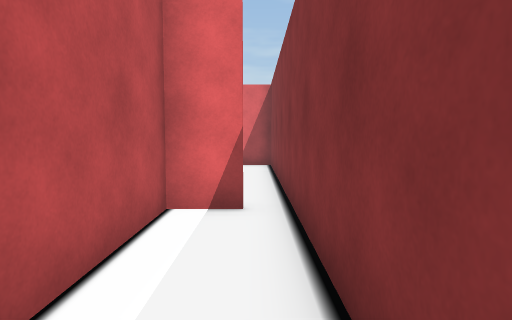
[1] (above)

24 first-person views from a walk through a 3-D level made in the Unity game engine. The camera is 1.2 m above the floor, tilts 4° down and sees 75° across. The floor is counted in squares, 1 m on a side. Each view is taken from the middle of a square. On the plan, view 1 faces up. The plan holds only what a view shows up to about 14 squares ahead; the rest is blank.

[2]
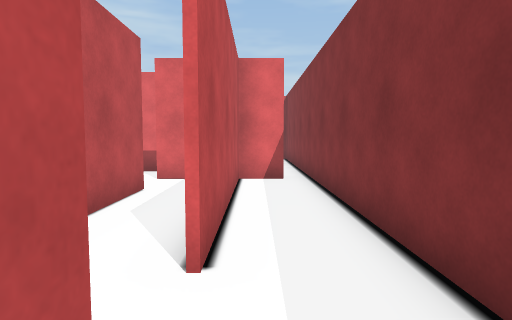

[3]
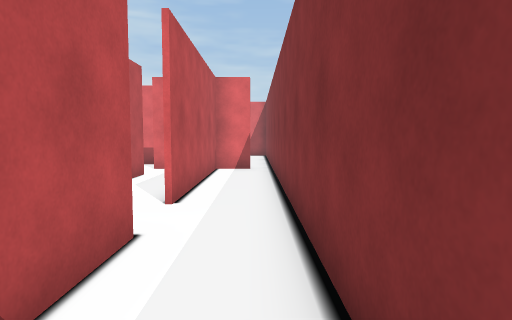

[4]
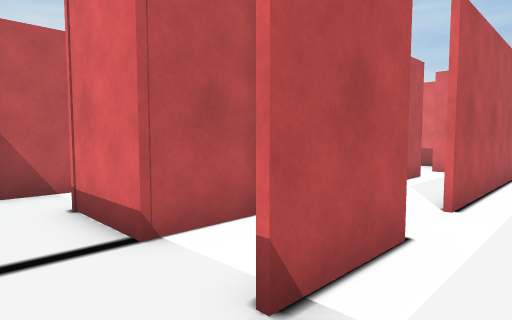

[5]
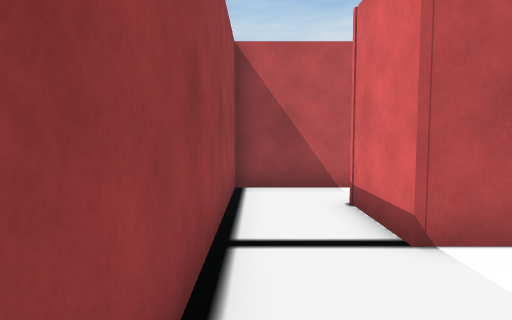

[6]
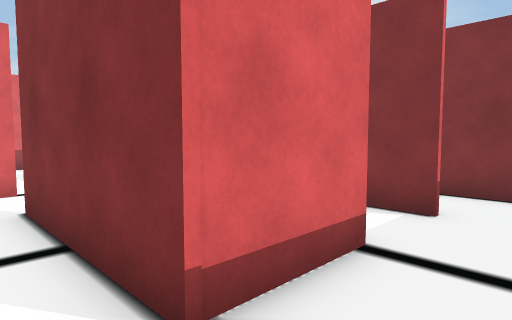

[7]
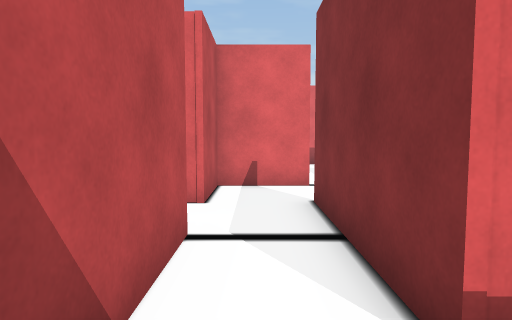

[8]
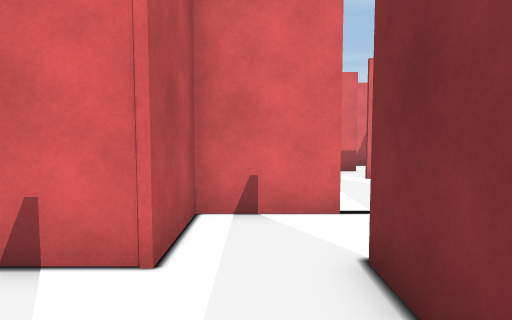

[9]
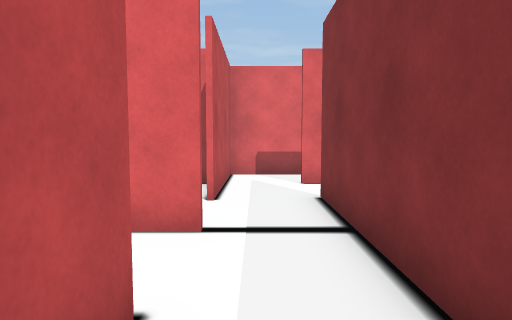

[10]
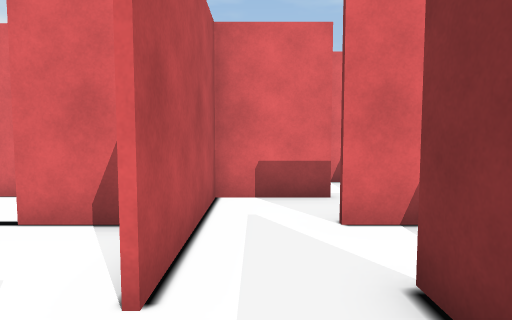

[11]
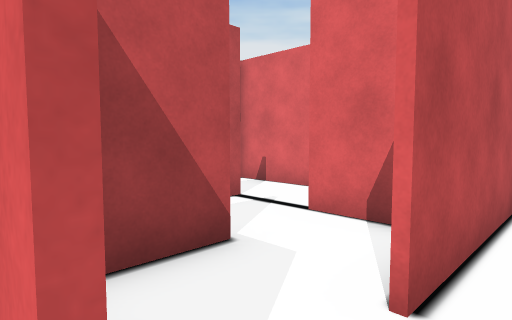

[12]
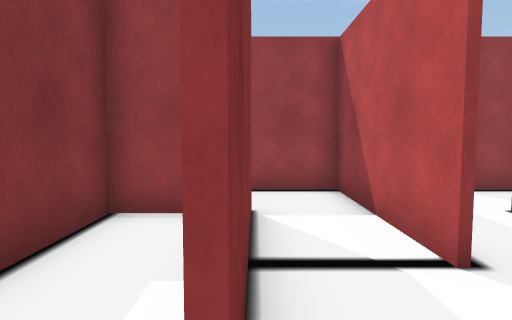

[13]
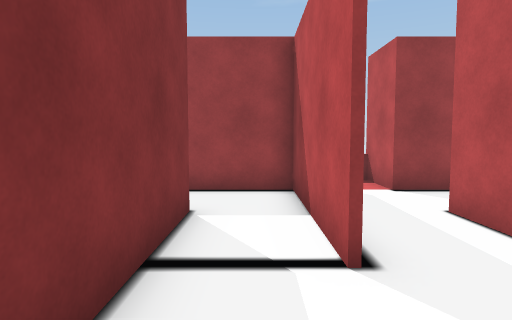

[14]
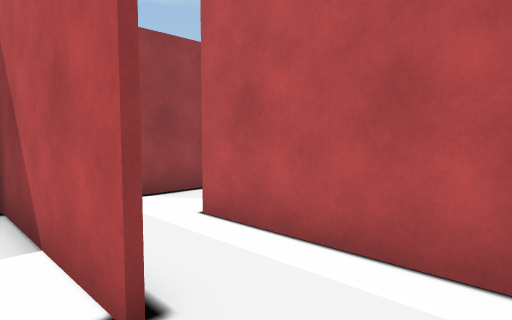

[15]
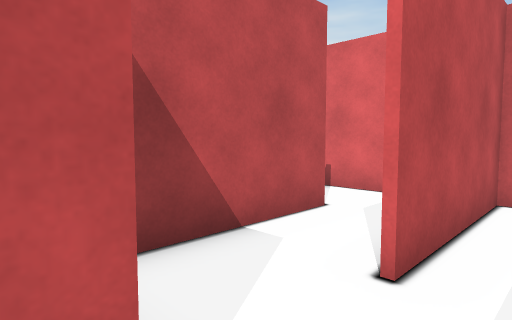

[16]
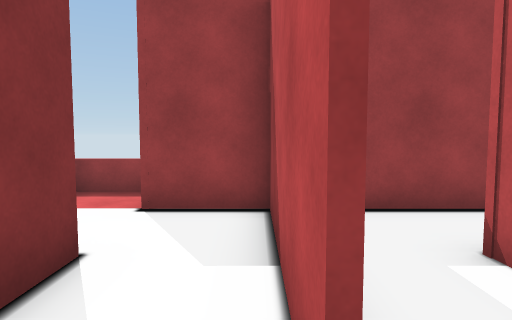

[17]
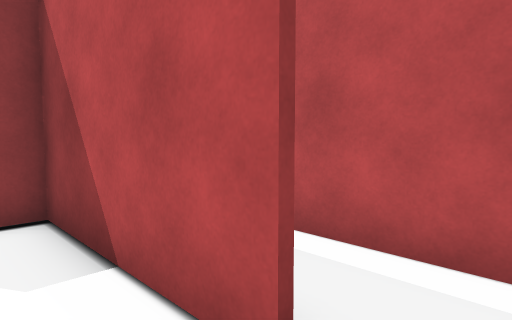

[18]
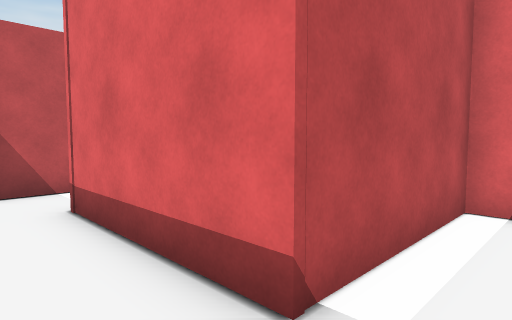

[19]
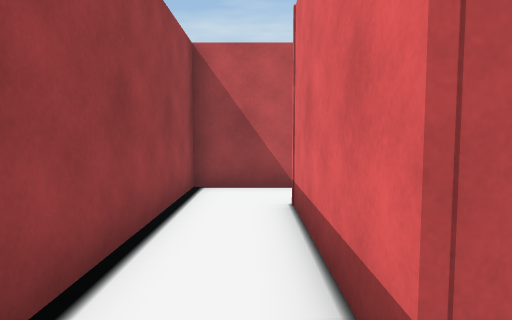

[20]
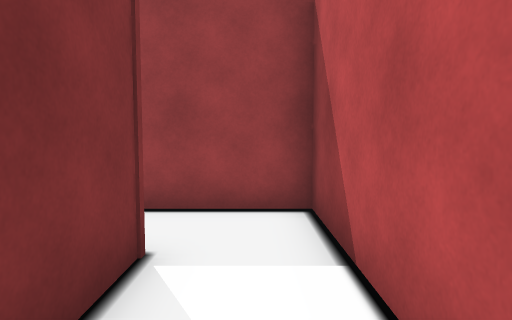

[21]
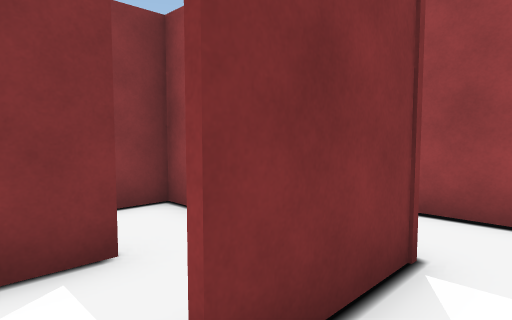

[22]
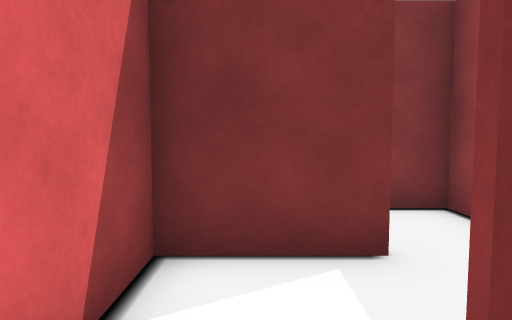

[23]
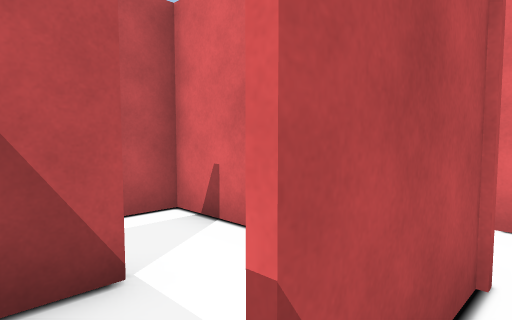

[24]
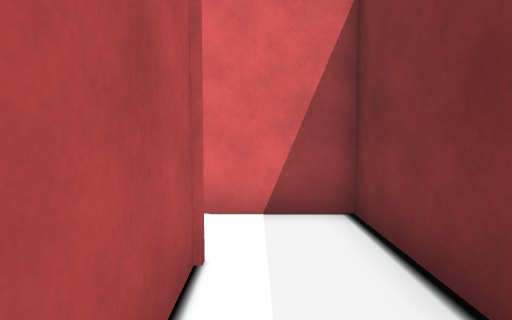

### Floor plan
Key: @ floor where view 1 was taken; # wall or solid block; x gap in a wall; . floor; = window, fence, low wall or low ledge.
Columns run from 21 left of view 1 to 1 right of it. Each row starts with its distance up from view 1.
 14                       #
 13                      .#
 12                      .#
 11                      .#
 10                   ## .#
  9                   .  .#
  8          ###   ###.  .#
  7           ...  #...  .#
  6           ...###..###x#
  5            #...#...#..#
  4             ...#...#..#
  3              #...#.#..#
  2              #...#.#..#
  1     .###     ###.#.#..#
  0     ...#     #...#.#.@#
 -1 #####..#######.#.#.#..#
 -2 #...#..#...#...#.# ...#
 -3 #.#.#..#...#.#.#.###..#
 -4 #.#....#.#.#.#.#.#.#..#
 -5 #.######.#.#.#.###.#..#
 -6 #........#...#........#
 -7 #........#...#...... .
 -8 ############.########
 -9            #=#

Where each view was taken, in squares from view 1:
view 1: 0 up, 0 right, facing up
view 2: 4 down, 1 left, facing up
view 3: 7 down, 0 right, facing up
view 4: 7 down, 0 right, facing up-left
view 5: 7 down, 0 right, facing left
view 6: 7 down, 7 left, facing up-right
view 7: 7 down, 7 left, facing up
view 8: 4 down, 7 left, facing up
view 9: 3 down, 5 left, facing up
view 10: 1 up, 5 left, facing up
view 11: 1 up, 5 left, facing up-left
view 12: 0 up, 6 left, facing down
view 13: 0 up, 7 left, facing down
view 14: 1 down, 7 left, facing down-left
view 15: 8 down, 9 left, facing up-left
view 16: 2 down, 12 left, facing down
view 17: 2 down, 11 left, facing down-left
view 18: 7 down, 13 left, facing up-left
view 19: 6 down, 13 left, facing left
view 20: 2 down, 20 left, facing down
view 21: 2 down, 20 left, facing down-right
view 22: 2 down, 20 left, facing right
view 23: 4 down, 16 left, facing up-left
view 24: 4 down, 16 left, facing up
